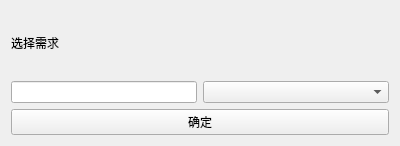
<?xml version="1.0" encoding="UTF-8"?>
<ui version="4.0">
 <class>XQXZ</class>
 <widget class="QWidget" name="XQXZ">
  <property name="geometry">
   <rect>
    <x>0</x>
    <y>0</y>
    <width>400</width>
    <height>146</height>
   </rect>
  </property>
  <property name="windowTitle">
   <string>需求选择</string>
  </property>
  <layout class="QVBoxLayout" name="verticalLayout_2">
   <item>
    <layout class="QVBoxLayout" name="verticalLayout">
     <item>
      <widget class="QLabel" name="label">
       <property name="text">
        <string>选择需求</string>
       </property>
      </widget>
     </item>
     <item>
      <layout class="QHBoxLayout" name="horizontalLayout" stretch="1,1">
       <item>
        <widget class="QLineEdit" name="li_input"/>
       </item>
       <item>
        <widget class="QComboBox" name="com_input"/>
       </item>
      </layout>
     </item>
     <item>
      <widget class="QPushButton" name="pb_submit">
       <property name="text">
        <string>确定</string>
       </property>
      </widget>
     </item>
    </layout>
   </item>
  </layout>
 </widget>
 <resources/>
 <connections/>
</ui>
